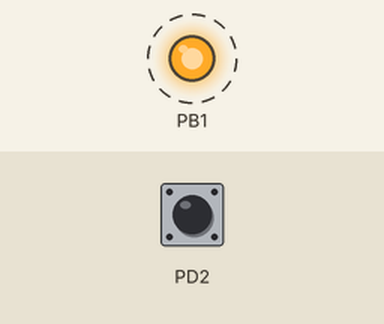
Recording of a program running on a simulated ATmega328P, built with avr-gcc and emulated at 16 MHz. Parts: output pins drawn as LEDs (lit = HIGH). Dashed ring = blinking. The test bench sets the inputs (shaded band); at power-on: PD2 HIGH.

Above: at 4.8 s.
4.9 s: PD2 pulled LOW for 2.35 s
At 5.3 s:
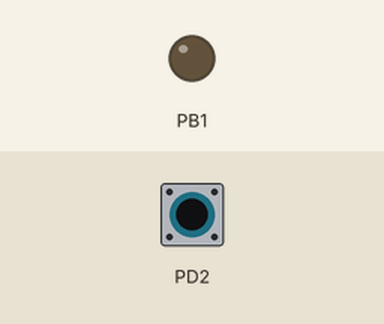
At 8.2 s:
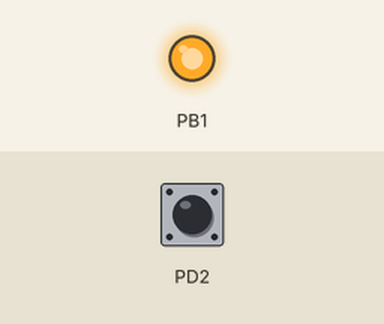
Timing chart, 0 to 14.7 s (numbered marks = the images above; inputs shaded):
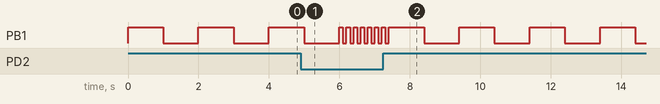

The program:

main.c
```c
/* Der ATmega328P läuft mit einer Frequenz von 16 MHz */
#define F_CPU 16000000L
/* Einbinden der benoetigten Bibliotheken */
#include <avr/io.h>
#include <util/delay.h>
int main(void)
{
	/* LED A3 (PORTB01) als Ausgang setzen */
	DDRB = 0x02;
	/* Sensor Bandanfang und Bandende als Eingang definieren */
	DDRD = 0x00;
	PORTD = 0x0C;
	while (1)
	{        /* Abfrage ob der Sensor an PORTD3 auf HIGH geschalten wird
	*/
	if ((PIND & 0x04)==0)
	{
		PORTB = 0x02; // LED einschalten Mode 1
		_delay_ms(100); // 100 ms warten
		PORTB = 0x00; // LED ausschalten Mode 1
		_delay_ms(100); // 100 ms warten
	}
	else
	{
		PORTB = 0x02; // LED einschalten Mode 2
		_delay_ms(1000); // 500 ms warten
		PORTB = 0x00; // LED ausschalten Mode 2
		_delay_ms(1000); // 500 ms warten
	}
	}
}
```
